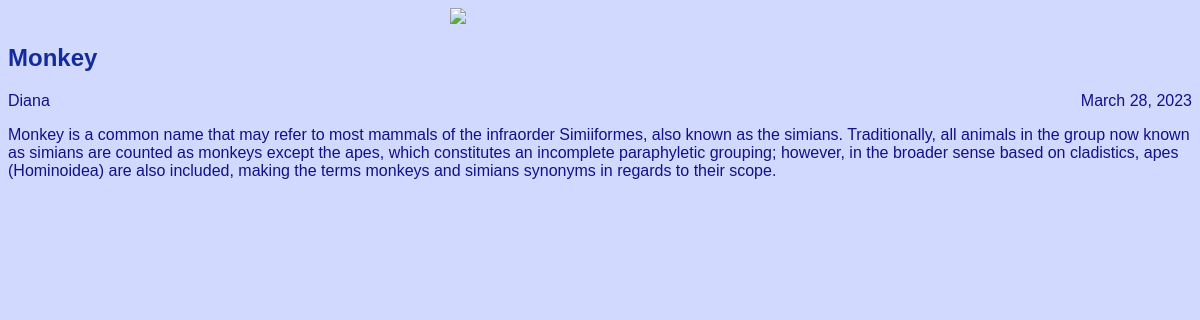
Screenshot of /article/4 with the database file from the repository.
### articles/models.py (models this page shows, shortened)
class Article(models.Model):
    title = models.CharField(max_length=200)
    author = models.ForeignKey(User, on_delete=models.CASCADE)
    text = models.TextField()
    created_date = models.DateField(auto_now_add=True)
    def get_excerpt1(self):
        return self.text

### articles/views.py (the view)
# urls.py: re_path(r'^article/(?P<article_id>\d+)$', views.get_article, name='get_article'),
def get_article(request, article_id):
    try:
            post = Article.objects.get(id=article_id)
            return render(request, 'article.html', {"post": post})
    except Article.DoesNotExist:
            raise Http404

### articles/templates/article.html (shortened to what this page needs)
<!DOCTYPE html>
<head>
	<link rel="stylesheet" href="{{ STATIC_URL }}/static/style.css">
</head>
<body class="style">
	<div class="header">
		<img src="https://sun9-37.userapi.com/impf/c836224/v836224254/2dad/SRwXb346T2Q.jpg?size=320x278&quality=96&sign=1cdd3720041838e5e3c2067504d0c3d5&c_uniq_tag=XqYtpqfZigMXnExzxmjfPQS-L5W60oeMsKMS7ViUvaY&type=album">
	</div>
	<div class="style">
		<h2 class="post-title">{{ post.title }}</h2>
		<div class="article-info">
			<div class="article-author">{{ post.author.username }}</div>
			<div class="article-created-date">{{ post.created_date }}</div>
		</div>
		<p class="article-text">{{ post.get_excerpt1 }}</p>
	</div>
</body>

### articles/static/style.css (style rules this page uses)
body { background: #d1d9ff; font-family: Tahoma, Aria, sans-serif; color: #118; }
.header img { display: block; width: 300px; margin-left: auto; margin-right: auto; }
.post-title { color: #142b9c; }
.article-author { color: #142b9c width: 100%; float: left; }
.article-created-date { text-align: right; }

### rows the page displays
Article: title "Monkey", author.username "Diana", created_date "March 28, 2023", get_excerpt1 "Monkey is a common name that may refer to most mammals of the infraorder Simiiformes, also known as the simians. Traditionally, all animals in the group now known as simians are counted as monkeys except the apes, which constitutes an incomplete paraphyletic grouping; however, in the broader sense based on cladistics, apes (Hominoidea) are also included, making the terms monkeys and simians synonyms in regards to their scope."
